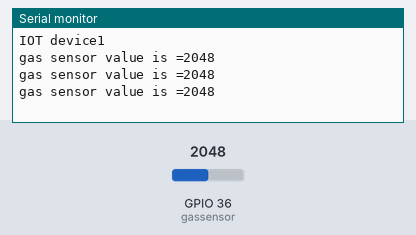
The sketch below on a simulated ESP32. On the bench: the last lines printed to the serial monitor. The inputs (shaded band) are chosen by the test bench; at power-on: GPIO 36 (gassensor) = 2048. WiFi joins after 1.5 s; servers stay silent unless stated; uploads are accepted with an empty reply.

Above: at 2.7 s.
2.8 s: GPIO 36 (gassensor) set to 2866
At 3.4 s:
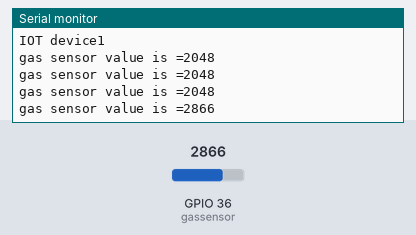
4.3 s: GPIO 36 (gassensor) set to 3603
At 11.2 s:
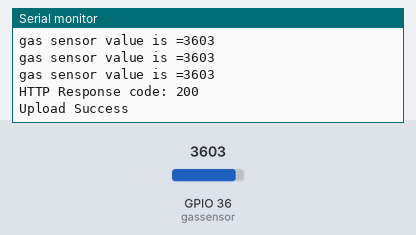
Timing chart, 0 to 11.8 s (numbered marks = the images above; inputs shaded):
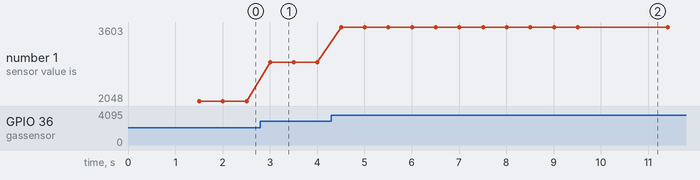

Measured:
- after the input at 2.8 s, the serial monitor: prints a new line after 0.21 s (image 1)
- after the input at 4.3 s, the serial monitor: prints a new line after 0.21 s (image 2)
- plotted number 1: 2048 → 2866 after the input at 2.8 s, 2866 → 3603 after the input at 4.3 s

The sketch:

node1tempiot.ino
```cpp
#include <WiFi.h>
#include <HTTPClient.h>
#include "SoftwareSerial.h"
#include <ArduinoJson.h>
#include "DHT.h"

SoftwareSerial swSer1;
#ifndef D5
#if defined(ESP8266)
#define D5 (14)
#define D6 (12)
#elif defined(ESP32)
#define DHTPIN 4
#define D5 (18)
#define D6 (19)
#define D7 (23)
#define D8 (5)
#endif
#endif
#define DHTTYPE DHT22
DHT dht(DHTPIN, DHTTYPE);
const int gassensor= 36;
const int onswitch = 5;
const int offswitch = 23;

// enter your WiFi usernamne and password
const char* ssid = "**********";
const char* password = "**********";
String var1="0",var2="Limerick",var3="0",var4="0",var5="0";
String recvalue;
int str_count;
 String s1;

const char* serverName = "https://iotdatadcu.com/IOTdevice3/iot3_data.php?pass=sudharshini";

const char* serverName1 = "https://iotdatadcu.com/IOTdevice3/iot3_data.php?pass=sudharshini";

// THE DEFAULT TIMER IS SET TO 10 SECONDS FOR TESTING PURPOSES
// For a final application, check the API call limits per hour/minute to avoid getting blocked/banned
unsigned long lastTime = 0;
// Set timer to 10 minutes (600000)
//unsigned long timerDelay = 600000;
// Timer set to 10 seconds (10000)
unsigned long timerDelay = 10000;
unsigned int gas_value;

void setup() {
  Serial.begin(115200);
  pinMode(gassensor,INPUT);
swSer1.begin(9600, SWSERIAL_8N1, D7, D8);
  dht.begin();
  WiFi.begin(ssid, password);
  Serial.println("Connecting");
  while(WiFi.status() != WL_CONNECTED) {
    delay(500);
    Serial.print(".");
  }
  Serial.println("");
  Serial.print("Connected to WiFi network with IP Address: ");
  Serial.println(WiFi.localIP());

  Serial.println("IOT device1");

  // Random seed is a number used to initialize a pseudorandom number generator
 // randomSeed(analogRead(33));
}
void loop() {

  gas_value = analogRead(gassensor);
  Serial.print("gas sensor value is =");
   Serial.println(gas_value);
  var1=gas_value;

  delay(500);


  //Send an HTTP POST request every 10 seconds
  if ((millis() - lastTime) > timerDelay) {
    //Check WiFi connection status
    if(WiFi.status()== WL_CONNECTED){
      HTTPClient http;

      // Your Domain name with URL path or IP address with path
      http.begin(serverName);

      // Specify content-type header
      http.addHeader("Content-Type", "application/x-www-form-urlencoded");
      // Data to send with HTTP POST
      String httpRequestData = "gas=" + var1 + "&location=" + var2;//+ "&gas=" + var3+ "&location=" + var4;//+ "&e=" + var5;
      // Send HTTP POST request
      int httpResponseCode = http.POST(httpRequestData);

      /*
      // If you need an HTTP request with a content type: application/json, use the following:
      http.addHeader("Content-Type", "application/json");
      // JSON data to send with HTTP POST
      String httpRequestData = "{\"value1\":\"" + String(random(40)) + "\",\"value2\":\"" + String(random(40)) + "\",\"value3\":\"" + String(random(40)) + "\"}";
      // Send HTTP POST request
      int httpResponseCode = http.POST(httpRequestData);
      */

      Serial.print("HTTP Response code: ");
      Serial.println(httpResponseCode);
      if (httpResponseCode==200) {
        Serial.print("Upload Success ");
            }
            else
            {
            Serial.print("Try Again ");
            }

      // Free resources
      http.end();
    }
 delay(1000);


 HTTPClient http;

      // Your Domain name with URL path or IP address with path
      http.begin(serverName1);

     int httpResponseCode = http.GET();
     if (httpResponseCode>0) {
        Serial.println("get data ");
        Serial.println(httpResponseCode);
        String payload = http.getString();
        Serial.println(payload);
 //       int val= payload.toInt();
//int str_len = payload.length() + 1;
//char char_array[str_len];
//Serial.println(str_len);
//payload.toCharArray(char_array, str_len);
//Serial.println(payload);
DynamicJsonDocument doc(1024);
deserializeJson(doc, payload);
JsonObject obj = doc.as<JsonObject>();
String temp = obj["Temperature"];
String gas = obj["Humidity"];
Serial.println(temp);
Serial.println(gas);


//char json[43]={payload};
//strcpy(json,payload);

//char json[str_len]=payload.toCharArray(char_array, str_len);
//
//
////String json=payload;
//DynamicJsonDocument doc(1024);
//deserializeJson(doc, json);
//
//int temp=doc["a"];
//int gas=doc["b"];
//Serial.println(temp);
//Serial.println(gas);

//        if(val==1)
//        {
//          digitalWrite(motor,HIGH);
//        }
//         if(val==0)
//        {
//          digitalWrite(motor,LOW);
//        }
      }
      else {
        Serial.print("Error code: ");
        Serial.println(httpResponseCode);
      }
       http.end();
//    else{
//      Serial.println("WiFi Disconnected");
//    }
    lastTime = millis();
  //  var3="safe";
  }
}
```
